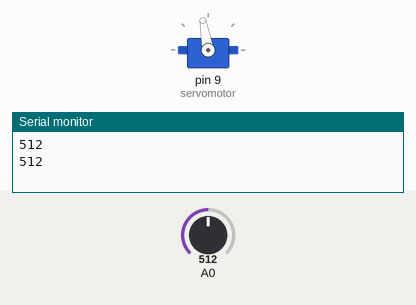
Bench run of a sketch on a simulated Arduino Uno, built with avr-gcc and run on an emulated ATmega328P. Parts: servo, the last lines printed to the serial monitor. The test bench sets the inputs (shaded band); at power-on: A0 = 512.

Above: at 3.0 s.
3.1 s: A0 set to 560
At 3.5 s:
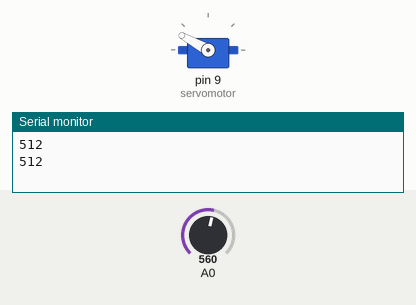
6.6 s: A0 set to 584
At 7.4 s:
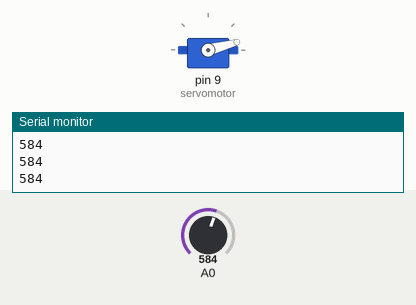
Timing chart, 0 to 9.6 s (numbered marks = the images above; inputs shaded):
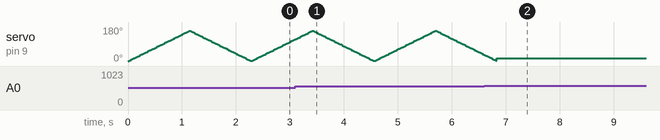

The sketch:

9.1._Araba_silecegi_uygulamasi.ino
```cpp
#include <Servo.h>  //servomotor kütüphanesi koda eklenir.

Servo servomotor; //servomotor nesnesi oluşturulur.

int durum = 0; //durum ilk değeri 0 atanır.

void setup() {
Serial.begin(9600); //seri veri iletişimi başlatılır.
servomotor.attach(9); //servomotor 9 nolu dijital pine bağlanır.
}

void loop() {
int sensordeger = analogRead(A0); //A0 pininden yağmur sensörü değeri okunur.
Serial.println(sensordeger);  //Okunan değer  seri port ekranına yazdırılır.
if (sensordeger < 570) //sensör değeri eşik değeri olan 570dan küçük duruma gelirse...
{
for (durum = 0; durum <= 160; durum += 1) { //servomotor 0 dereceden 160 dereceye 1 derecelik adımlarla hareket eder
// in steps of 1 degree
servomotor.write(durum);
delay(7);
}
for (durum = 160; durum >= 0; durum -= 1) { //Tersine olarak servomotor 160 dereceden 0 dereceye doğru 1 derecelik adımlarla hareket eder.
servomotor.write(durum);
delay(7);
}
}
else { //sensör değeri eşik değeri olan 570 den küçük durumda değilse servomotor 15 dereceye döner.
servomotor.write(15);
}
}
```

Measured:
- the behaviour switches between 569 and 570 on A0 (found by bisection; images 1 and 2)
